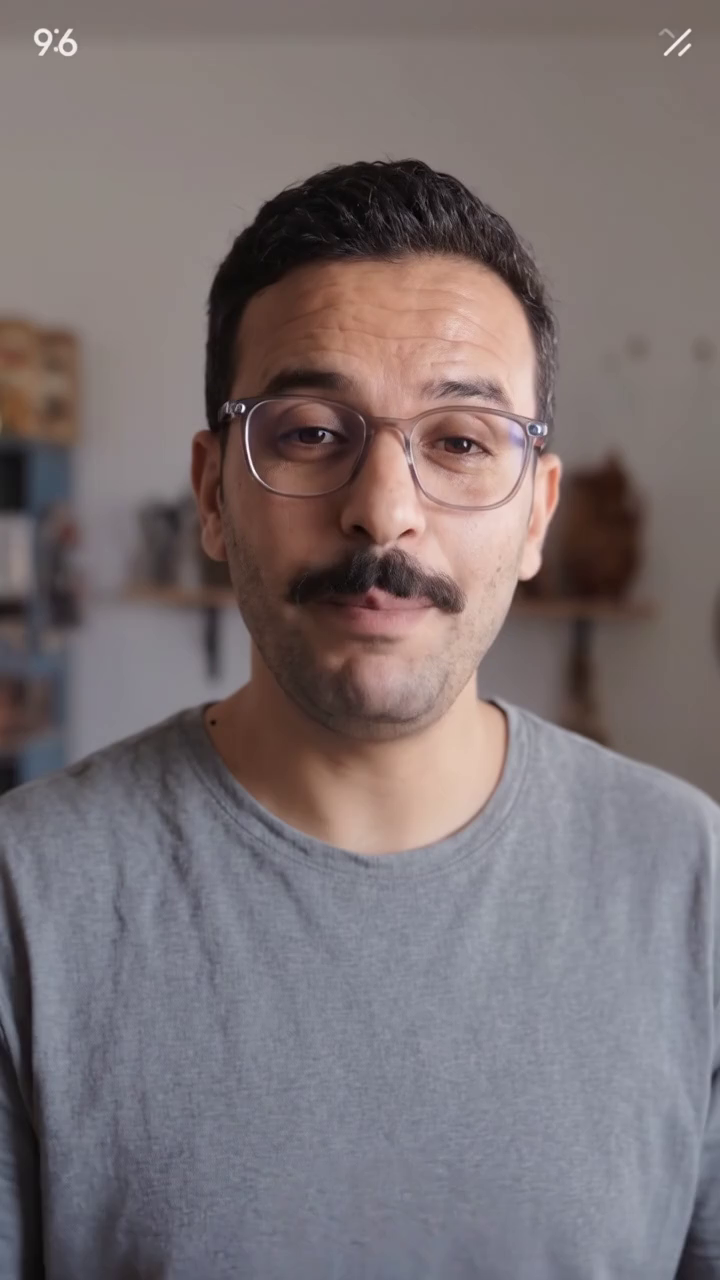
#> input picture frame 0 of ugc1.mp4, 720 x 1280 px, given in place of 01.mp4, which was not available
$ python edit.py
#> lines starting #> are read from the running program, lines starting #| are printed output that depends on the picture; pictures that were not available may be replaced by others from this repository, and a replacement may not be noted
# edit.py: builds the 9:16 lasagne film from raw/ (Drive numbering kept). Clip 01 is used in full, untouched in length.
import os, subprocess, json, numpy as np, cv2
os.chdir(os.path.dirname(os.path.abspath(__file__)))
os.makedirs('seg', exist_ok=True); os.makedirs('out', exist_ok=True)

# chapters in recipe order; each shot: (clip, in, out, speed). speed < 1 = slow motion.
CH = [
    ('intro',     [('01', 0, None, 1)]),                                   # full clip, never cut
    ('ingredients', [('02', .3, 6.5, 1)]),
    ('prep',      [('03', 8, 20, 2), ('03', 46, 58, 2)]),
    ('boil',      [('04', 2, 9, 1), ('05', 4, 7, .8), ('05', 7, 11, 1)]),
    ('meat',      [('06', 6, 10, 1), ('06', 12, 20, 1.5), ('06', 49, 55, 2), ('06', 64, 76, 3)]),
    ('bechamel',  [('07', 3, 11, 2), ('07', 108, 116, 1.5), ('07', 218, 232, 3)]),
    ('cheese',    [('08', 7, 15, 2), ('08', 19.5, 23.5, 1)]),
    ('layout',    [('09', 0, 5.3, 1)]),
    ('assembly',  [('10', 8, 26, 3), ('10', 38, 54, 2.5), ('10', 66, 98, 4)]),
    ('layers',    [('11', 6, 13, 1.5), ('11', 13, 16, .8), ('11', 16, 20, 1.5)]),
    ('topping',   [('12', 4, 28, 3)]),
    ('reveal',    [('14', 0, 9.5, .85)]),
    ('serving',   [('xx', 6, 18, 1.5), ('xx', 23, 27, 1), ('xx', 43, 47, .85), ('xx', 56, 68.7, 1)]),
]
XF = .4          # cross-dissolve between chapters (none after the intro, so clip 01 stays whole)
FPS = 30


def luma(clip):
#> called with clip = '01'
    cap = cv2.VideoCapture(f'raw/{clip}.mp4'); n = int(cap.get(cv2.CAP_PROP_FRAME_COUNT)); v = []
    for i in np.linspace(0, n - 2, 12).astype(int):
        cap.set(cv2.CAP_PROP_POS_FRAMES, i); ok, f = cap.read()
        if ok: v.append(cv2.cvtColor(f, cv2.COLOR_BGR2GRAY).mean() / 255)
#> this loop made 12 passes
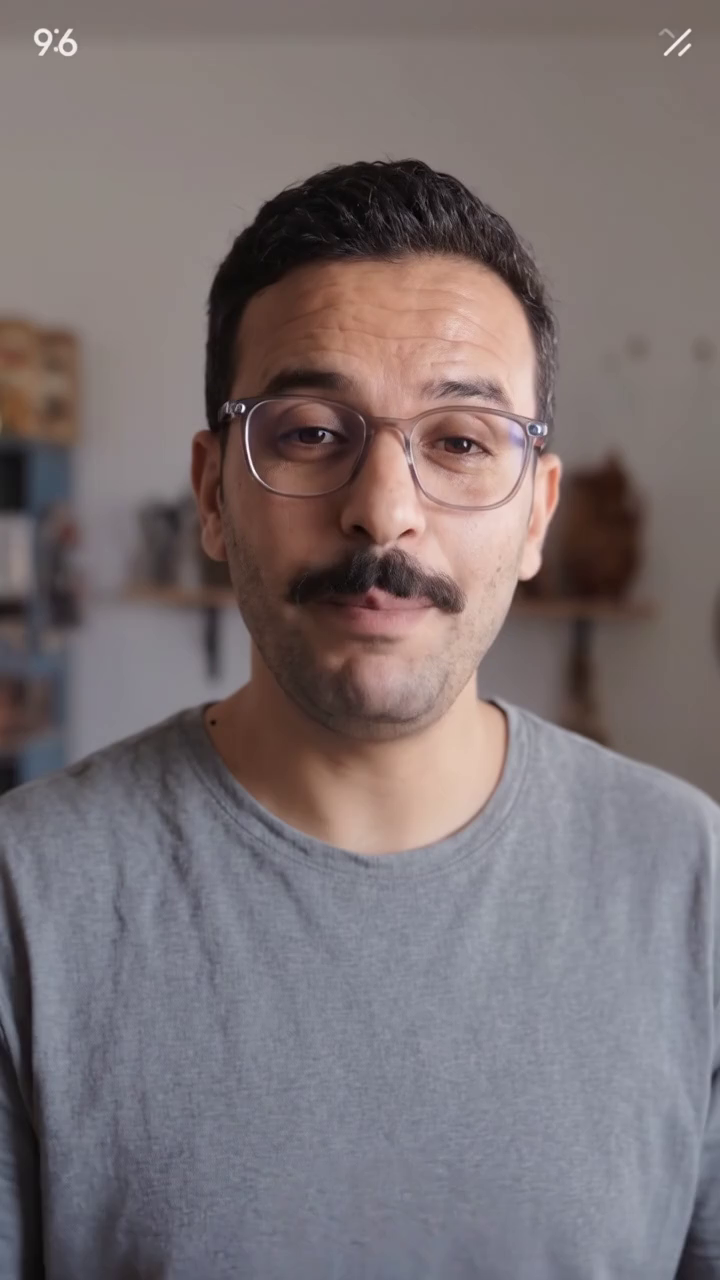
#> input picture frame 0 of ugc1.mp4, 720 x 1280 px, given in place of 01.mp4, which was not available
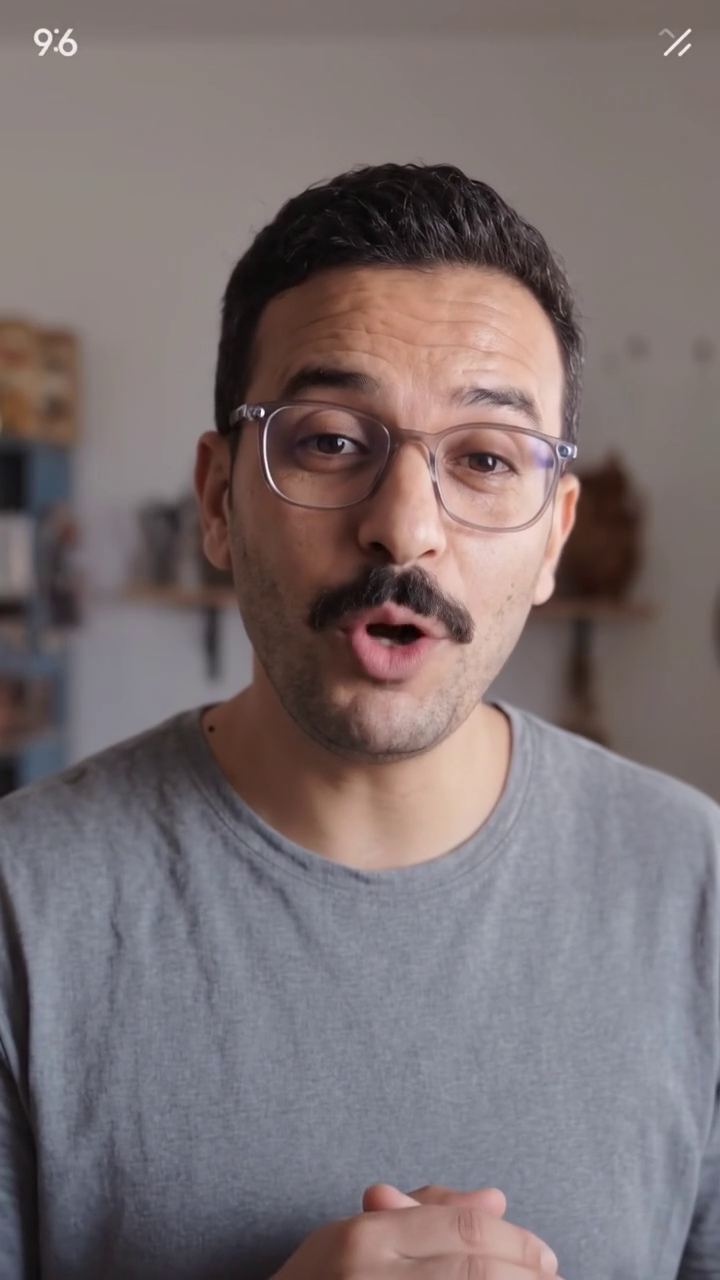
#> input picture frame 17 of ugc1.mp4, 720 x 1280 px, given in place of 01.mp4, which was not available
#> pass 3, in luma, `ok, f = cap.read()`:
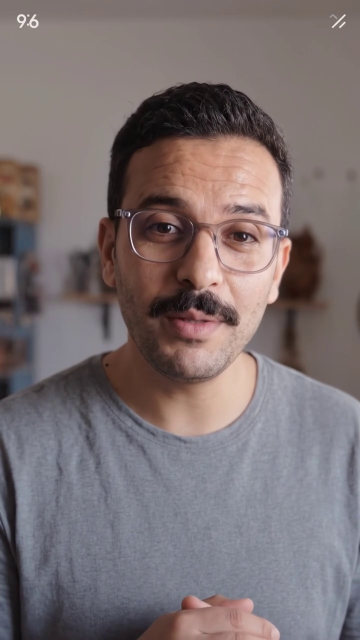
#> f: shape (1280, 720, 3) (shown at 1/2 size); mean B, G, R 113.8, 112.2, 123.1
#> after the loop:
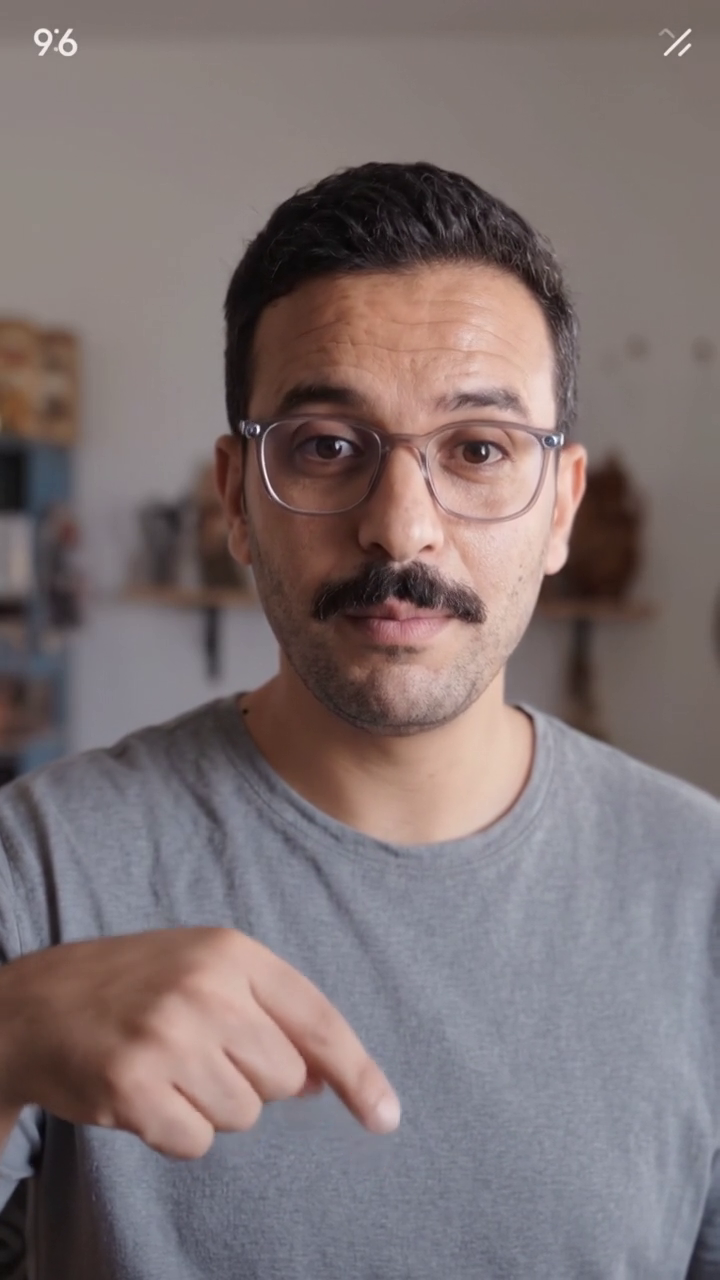
#> f: shape (1280, 720, 3); mean B, G, R 115, 114.3, 126.7
#> after the loop, v = [0.458, 0.453, 0.453, 0.454, 0.455, 0.463, 0.462, 0.458, 0.459, 0.46, 0.46, 0.463]
    return float(np.mean(v))


def dur(clip):
    return float(subprocess.run(['ffprobe', '-v', 'error', '-show_entries', 'format=duration', '-of', 'csv=p=0', f'raw/{clip}.mp4'], capture_output=True, text=True).stdout)


# [5 lines left out: function atempo, not called in this run]


gam = {}
segs = []
for name, shots in CH:
    parts = []
    for k, (clip, a, b, sp) in enumerate(shots):
        if clip not in gam:
            m = luma(clip); gam[clip] = float(np.clip(np.log(.47) / np.log(max(.05, m)), .85, 1.2))  # gentle exposure match
#> after `m = luma(clip)`: m = 0.458
        b = dur(clip) if b is None else b
#> (the run stopped early here; a loop or call above may not have finished)

$ run again, starting later in the video
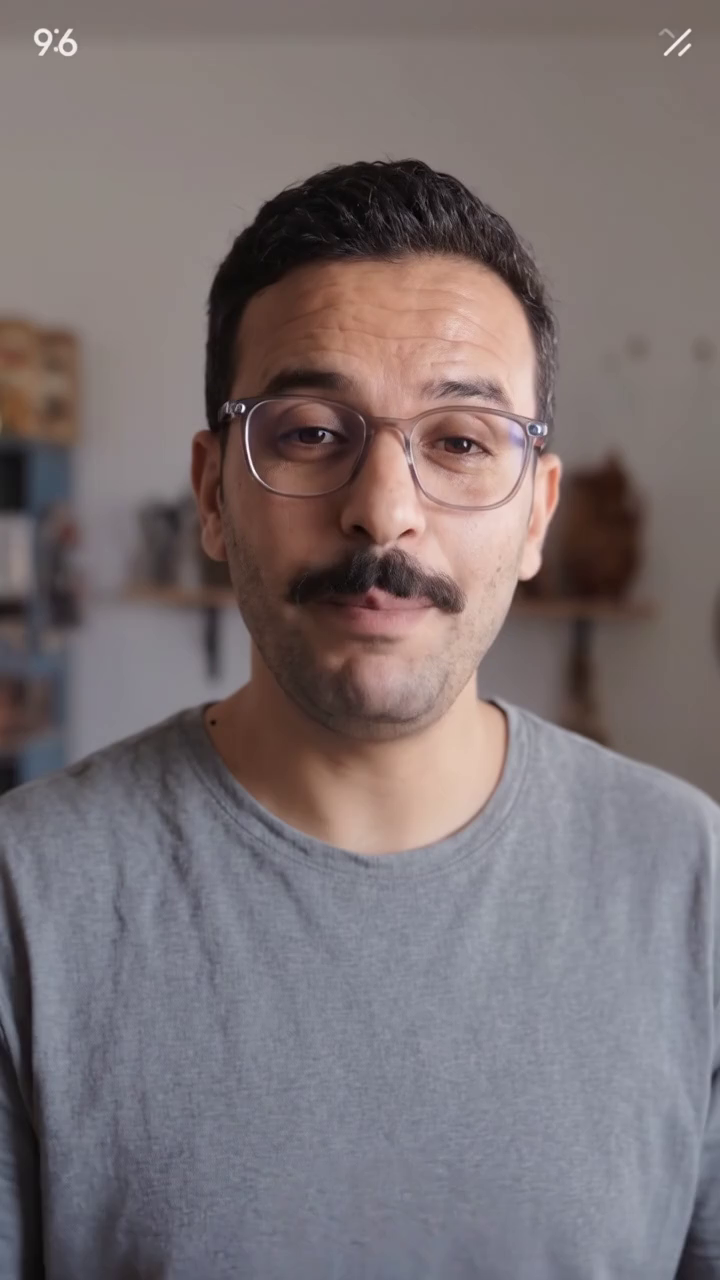
#> input picture frame 0 of ugc1.mp4, 720 x 1280 px, given in place of 01.mp4, which was not available
#> the loop in luma, `for i in np.linspace(0, n - 2, 12).astype(int):` made 12 passes
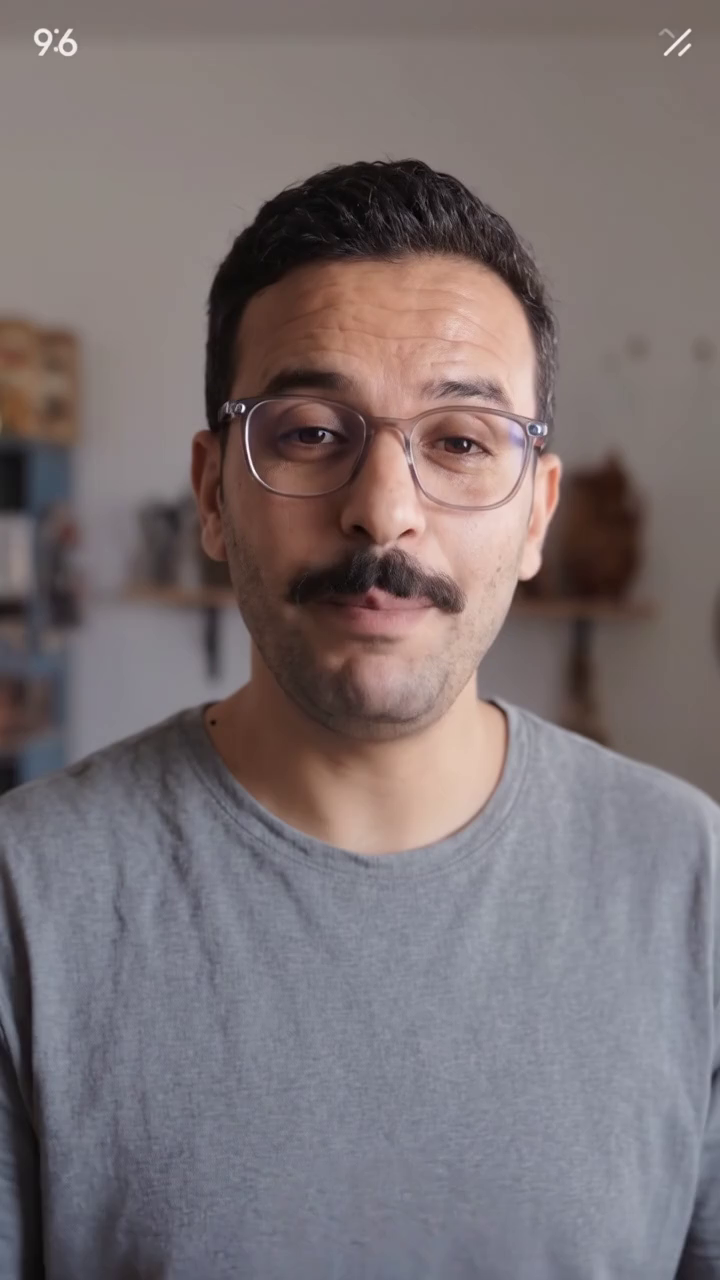
#> input picture frame 0 of ugc1.mp4, 720 x 1280 px, given in place of 01.mp4, which was not available
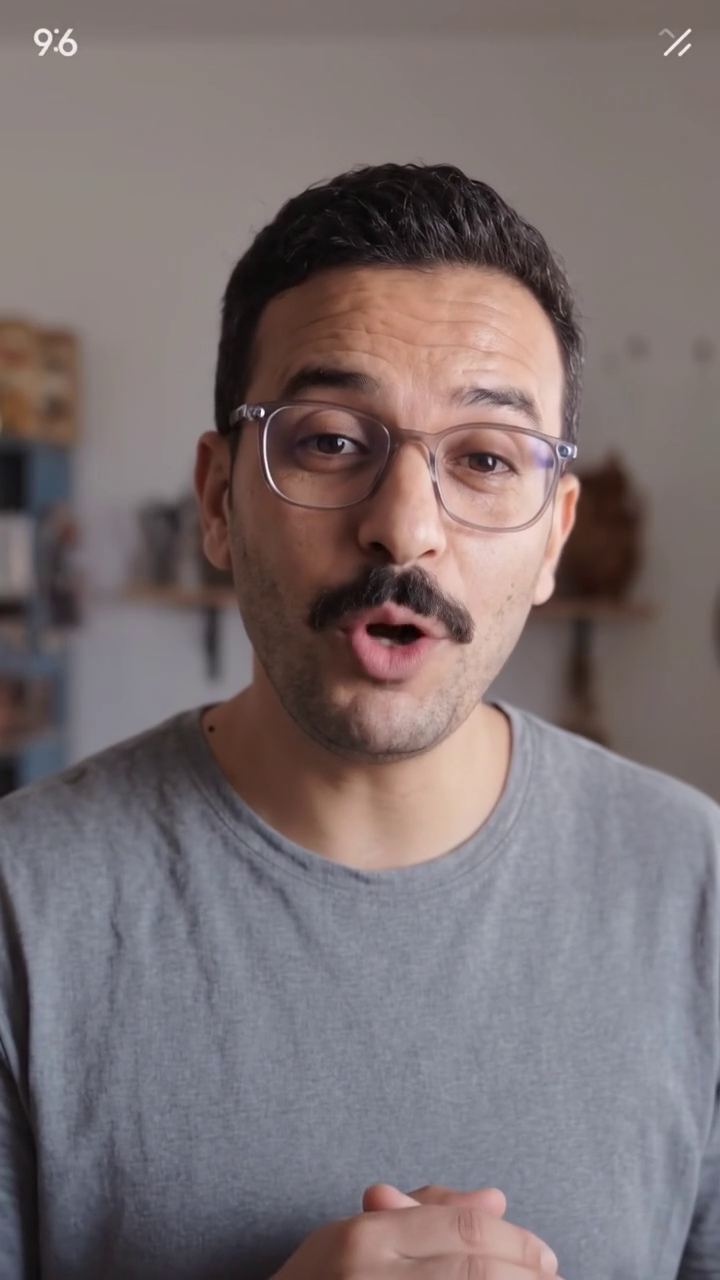
#> input picture frame 17 of ugc1.mp4, 720 x 1280 px, given in place of 01.mp4, which was not available
#> after the loop in luma, `for i in np.linspace(0, n - 2, 12).astype(int):`: v = [0.458, 0.453, 0.453, 0.454, 0.455, 0.463, 0.462, 0.458, 0.459, 0.46, 0.46, 0.463]
#> m = 0.458

$ run again, starting later in the video
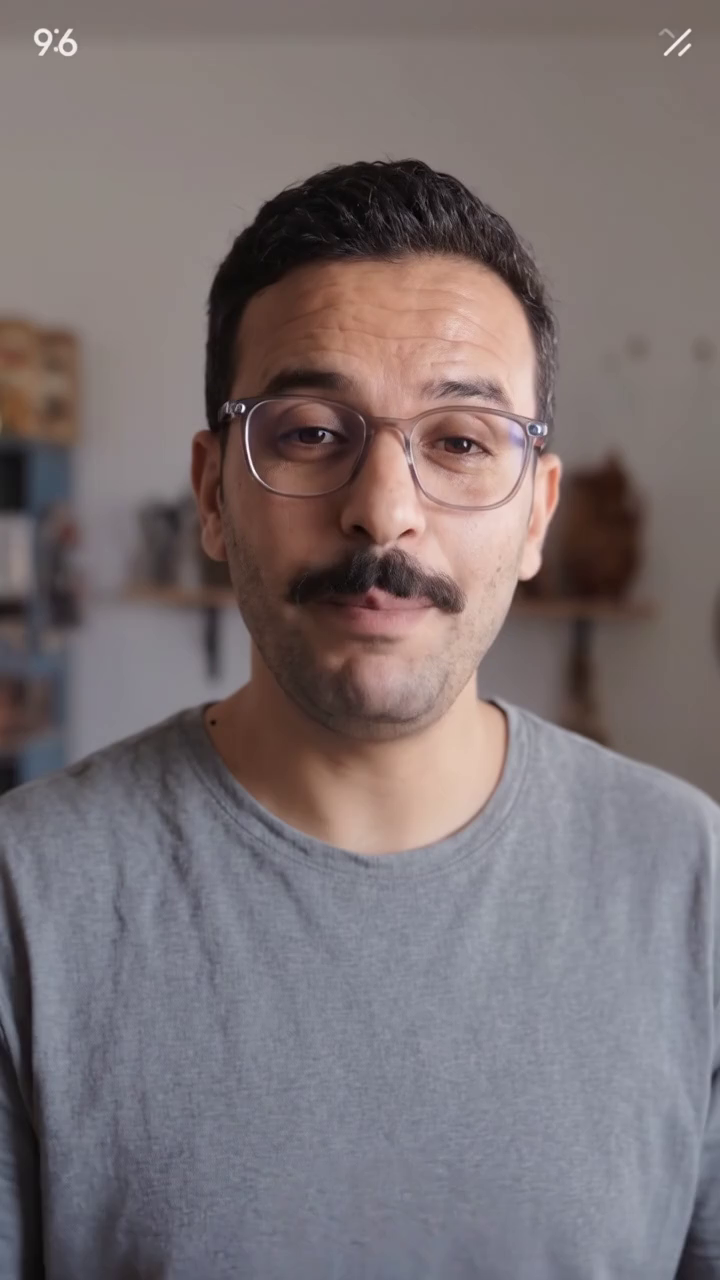
#> input picture frame 0 of ugc1.mp4, 720 x 1280 px, given in place of 01.mp4, which was not available
#> the loop in luma, `for i in np.linspace(0, n - 2, 12).astype(int):` made 12 passes
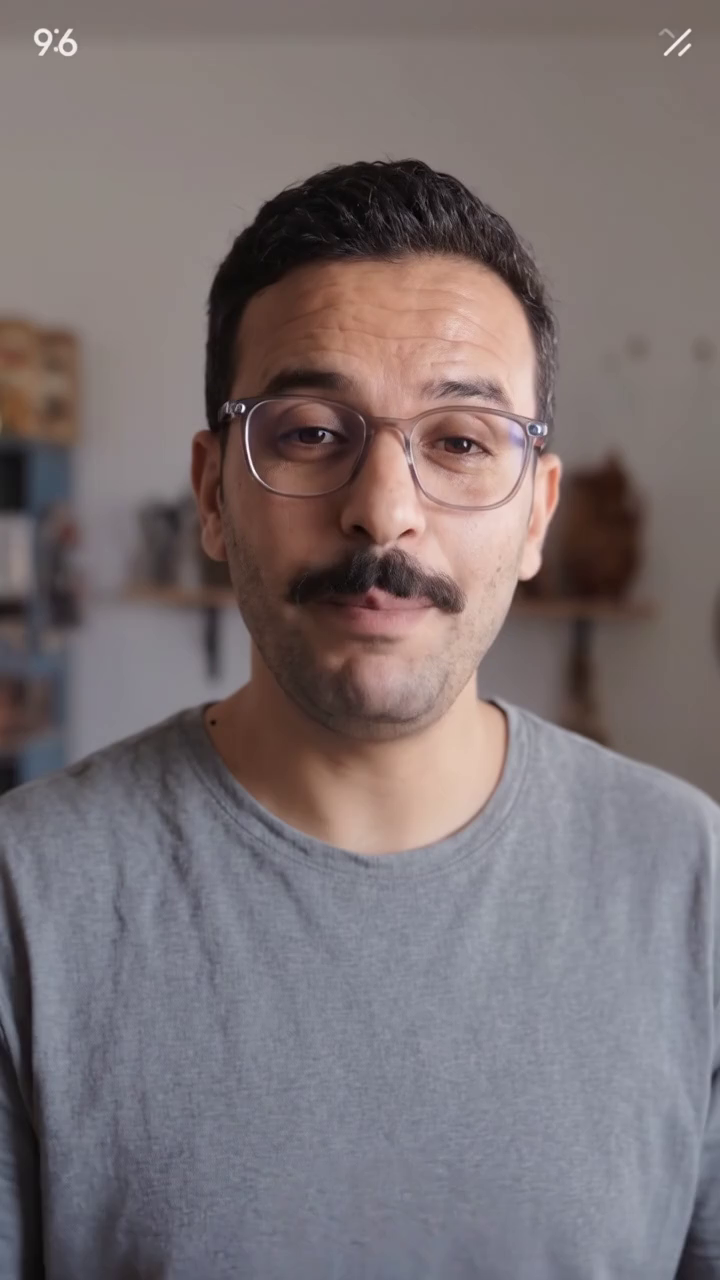
#> input picture frame 0 of ugc1.mp4, 720 x 1280 px, given in place of 01.mp4, which was not available
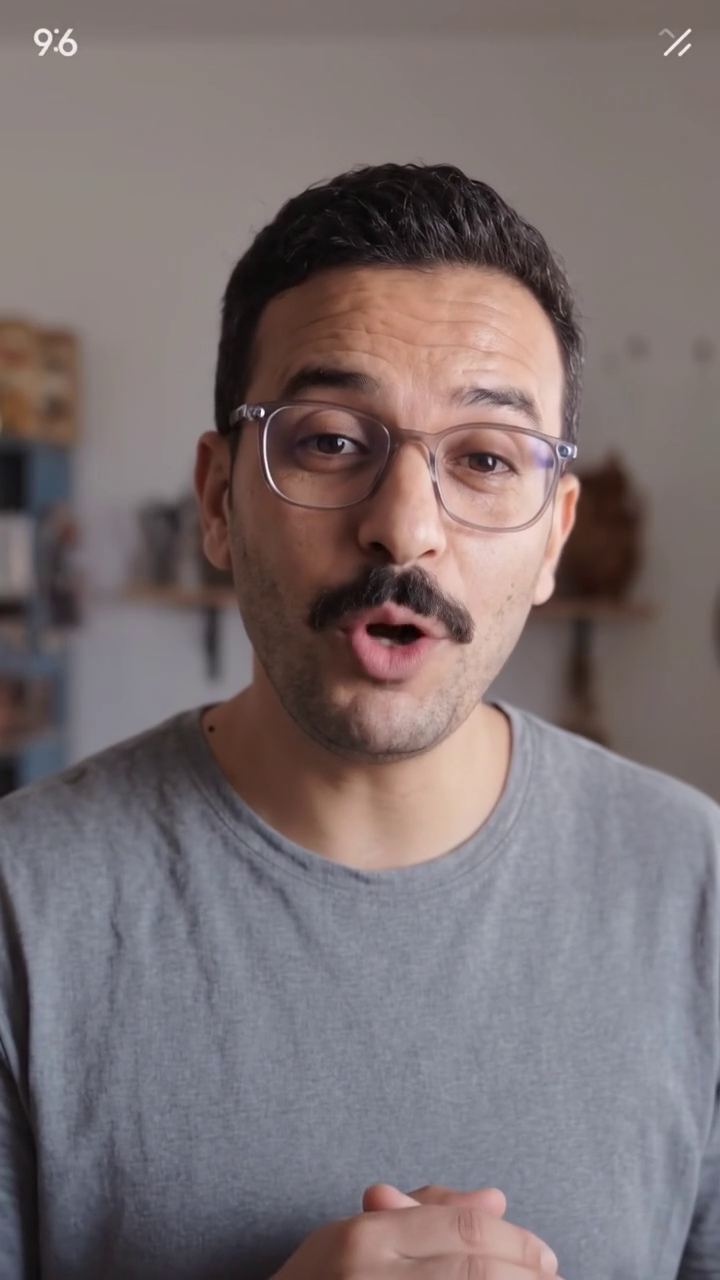
#> input picture frame 17 of ugc1.mp4, 720 x 1280 px, given in place of 01.mp4, which was not available
#> after the loop in luma, `for i in np.linspace(0, n - 2, 12).astype(int):`: v = [0.458, 0.453, 0.453, 0.454, 0.455, 0.463, 0.462, 0.458, 0.459, 0.46, 0.46, 0.463]
#> m = 0.458
